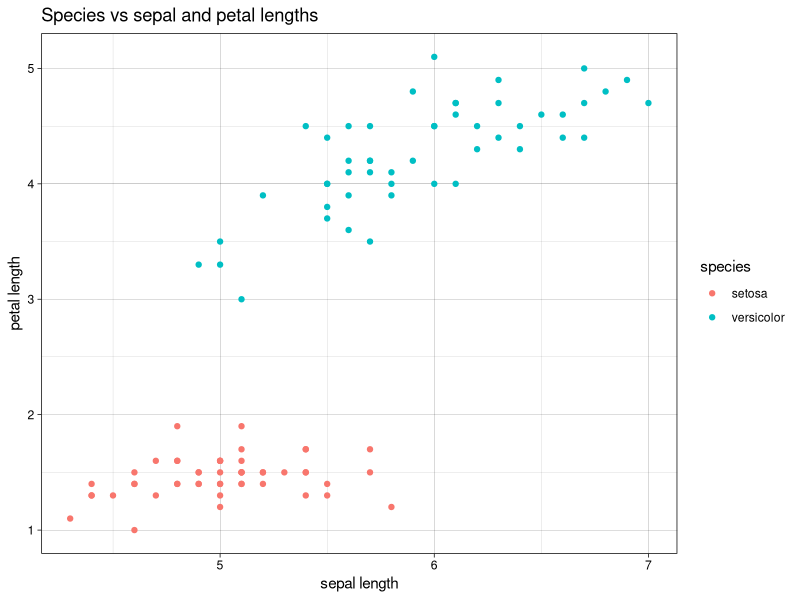
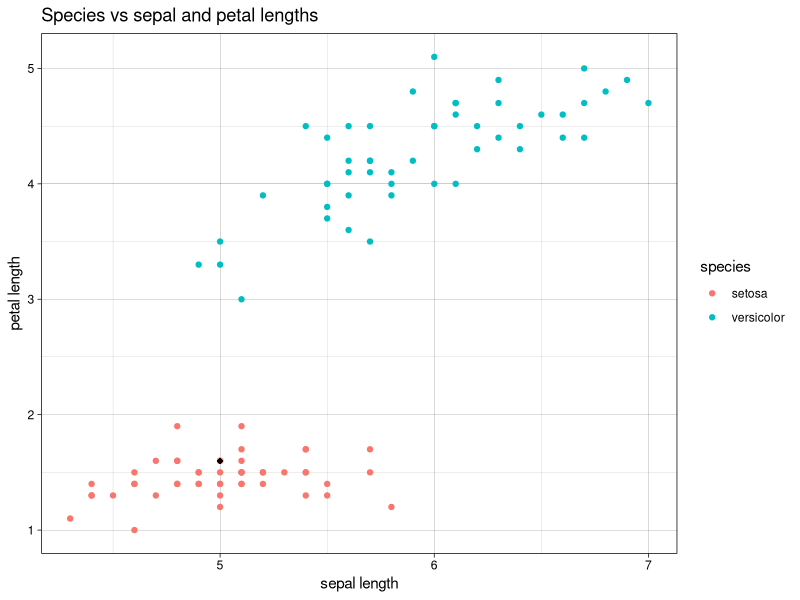
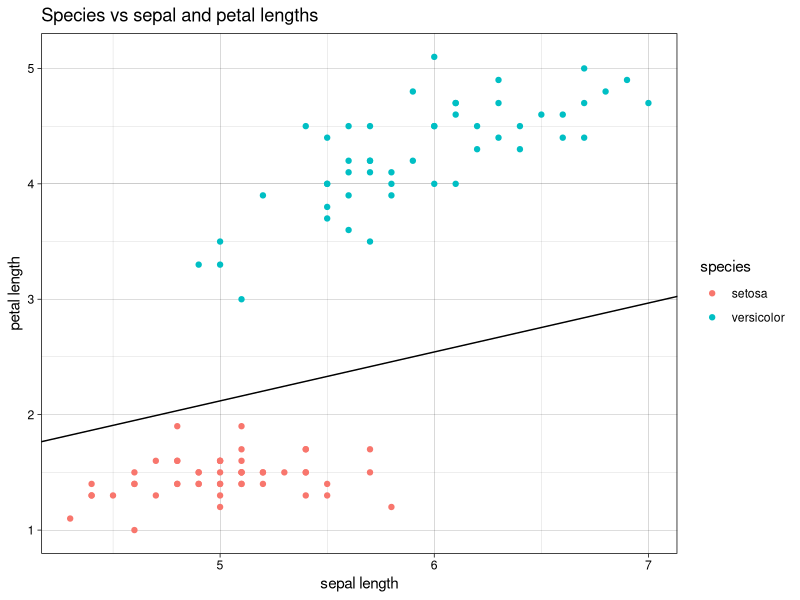

Here is the R script that generated these plots, in order:
## ---- chunk 1
library(tidyverse)
library(patchwork)
library(scales)
knitr::opts_chunk$set(echo = TRUE, message = FALSE, warning=FALSE, 
                      fig.align = 'center', fig.width = 5, fig.height=3, cache = TRUE)
comma <- function(x) format(x, digits = 2, big.mark = ",")
theme_set(theme_linedraw())
color.blues <- c(NA,"#BDD7E7", "#6BAED6", "#3182BD", "#08519C", "#074789", "#063e77", "#053464")
color.itam  <- c("#00362b", "#00503f", "#006953", "#008367", "#009c7b", "#00b68f")


sin_lineas <- theme(panel.grid.major = element_blank(), panel.grid.minor = element_blank())
sin_leyenda <- theme(legend.position = "none")
sin_ejes <- theme(axis.ticks = element_blank(), 
        axis.text = element_blank())

## ---- chunk 2

data(iris)

data <- iris %>% 
    mutate(sepal = Sepal.Length, 
           petal = Petal.Length, 
           species = Species) %>% 
    select(sepal, petal, species) %>% 
    filter(species %in% c("setosa", "versicolor"))

data %>% 
    ggplot(aes( x = sepal, y = petal)) + 
        geom_point(aes(color = species)) + 
        xlab("sepal length") + 
        ylab("petal length") + 
        ggtitle("Species vs sepal and petal lengths")

## ---- chunk 3

data <- data %>% 
    mutate(target = ifelse(species == 'setosa', 1, -1))

data

## ---- chunk 4

w <- c(w1 = 0, w2 = 0)
w

## ---- chunk 5

dt.misclass <- data %>% 
    mutate(yhat = sign(w[1] * sepal + w[2] * petal), 
           loss = target * yhat) %>% 
    summarise(misclass = which(loss <= 0 )) %>% 
    pull(misclass)


if (length(dt.misclass) > 0){
    # id <- dt.misclass[1]
    id <- sample(dt.misclass, 1)
} else {
    id <- NA
}

x <- simplify2array(data %>% select(sepal, petal) %>% slice(id))
y <- simplify2array(data %>% select(target) %>% slice(id))

dw <- y * x
w <- w + dw

data %>% 
    ggplot(aes( x = sepal, y = petal)) + 
        geom_point(aes(color = species)) + 
        geom_point(data = data %>% slice(id), 
                   aes(x = sepal, y = petal), 
                   size = 2, shape = 18) + 
        geom_abline(slope = -w[1]/w[2], intercept = 0, color = 'black') + 
        xlab("sepal length") + 
        ylab("petal length") + 
        # ylim(0, 10) + xlim(0, 10) + 
        ggtitle("Species vs sepal and petal lengths")


## ---- chunk 6

w <- c(w1 = 0, w2 = 0)
W_history <- w
P_history <- c(NULL)

for (iter in seq(100)){
    dt.misclass <- data %>% 
        mutate(yhat = sign(w[1] * sepal + w[2] * petal), 
               loss = target * yhat) %>% 
        summarise(misclass = which(loss <= 0 )) %>% 
        pull(misclass)
    
    
    if (length(dt.misclass) > 0){
        id <- dt.misclass[1]
        # id <- sample(dt.misclass, 1)
        P_history  <- cbind(P_history, id)
    } else {
        break
    }
    
    x <- simplify2array(data %>% select(sepal, petal) %>% slice(id))
    y <- simplify2array(data %>% select(target) %>% slice(id))
    
    dw <- y * x
    w <- w + dw
    W_history <- bind_rows(W_history, w)
}

W_history
## ---- chunk 7

data %>% 
    ggplot(aes( x = sepal, y = petal)) + 
        geom_point(aes(color = species)) +
        geom_abline(slope = -w[1]/w[2], intercept = 0, color = 'black') + 
        xlab("sepal length") + 
        ylab("petal length") + 
        ggtitle("Species vs sepal and petal lengths")

